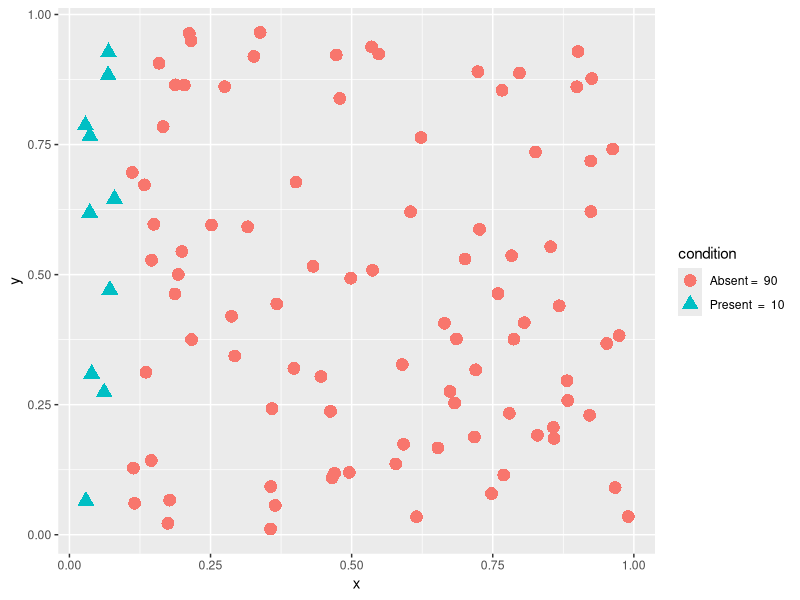

Source code (R): (Note: this script raises an error after producing the figure.)
library(ggplot2)
library(dplyr)
library(magrittr)

  
  sorted <- TRUE  
  n <- 100
  sensitivity <- .9
  specificity <- .8
  Dpos <- 10
  Dneg <- n - Dpos 

  Tp <- round(sensitivity * Dpos)  
  Tn <- round(specificity * Dneg)
  
  Fn <- round((1 - sensitivity) * Dpos)
  Fp <- round((1 - specificity) * Dneg)
  
  testNeg <- Fn + Tn
  testPos <- Tp + Fp

  
  marginInsidePlot <- 0.01
  

#  dx2x2df <- reactive({data.frame(Dpos = Dpos, Dneg = Dneg(), Tp = Tp(), Fp = Fp(), Fn = Fn(), Tn = Tn(), Tpos = Tp() + Fp(), Tneg = Fn() + Tn(), row.names = "")})

  
  cmX <- c(
    (0.5 * Dpos/n),                # x for Tp
    (Dpos/n + 0.5*Dneg/n),         # x for Fp
    (0.5 * Dpos/n),                # x for Fn
    (Dpos/n + 0.5*Dneg/n)          # x for Tn
  )
  cmY <- c(
    (Fn + 0.5 * Tp/n),         # y for Tp
    (Tn + 0.5 * Fp)/n,         # y for Fp
    (0.5*Fn/n),                # y for Fn
    (0.5*Tn)/n                 # y for Tn
  )
  cmLabels <- c(
    paste("Tp = ", Tp),
    paste("Fp = ", Fp),
    paste("Fn = ", Fn),
    paste("Tn = ", Tn)
  )
  contingencyMatrix <- data.frame(cmX, cmY, cmLabels)
  contingencyMatrix
  
  
    if (sorted){
      x = c(
        runif(Tp, min = marginInsidePlot, max = Dpos/n) - marginInsidePlot,
        runif(Fn, min = marginInsidePlot, max = Dpos/n) - marginInsidePlot,
        runif(Fp, min = Dpos/n + marginInsidePlot, max = 1 - marginInsidePlot),
        runif(Tn, min = Dpos/n + marginInsidePlot, max = 1 - marginInsidePlot)
      )
      y = c(
        runif(Tp, min = Fn/(Tp + Fn) + marginInsidePlot, max = 1 - marginInsidePlot),
        runif(Fn, min = marginInsidePlot, max =  Fn/(Tp + Fn) - marginInsidePlot),
        runif(Fp, min = Tn/(Fp + Tn) + marginInsidePlot, max = 1 - marginInsidePlot),
        runif(Tn, min = marginInsidePlot, max = Tn/(Fp + Tn) - marginInsidePlot)
      )
      
    } else {
      x = c(runif(n, min = marginInsidePlot, max = 1 - marginInsidePlot))
      y = c(runif(n, min = marginInsidePlot, max = 1 - marginInsidePlot))
    }
    
  populationdf <-
      data.frame(
        ID = 1:n,
        condition = c(
          rep(paste("Present  = ", Dpos), times = Dpos),
          rep(paste("Absent = ", Dneg), times = Dneg)
        ),
        
        testResult = c(
          rep(paste("TestPos = ", Tp + Fp), times = Tp + Fp),
          rep(paste("TestNeg = ", Fn + Tn), times = Fn + Tn) 
        ),
        
        result = c(
          rep(paste("TruePos = ", Tp), times = Tp),
          rep(paste("FalseNeg = ", Fn), times = Fn), 
          rep(paste("FalsePos = ", Fp), times = Fp), 
          rep(paste("TrueNeg = ", Tn), times = Tn)
        ),
        x, 
        y
      )


  p1 <- ggplot(populationdf, aes(x=x, y=y, color=condition, shape = condition)) + geom_point(size = 4) 
      + scale_color_manual(values=c("#999999", "#E69F00")) 
    if (sorted) {
      p1 <- ggplot(populationdf, aes(x=x, y=y, color=condition, shape = condition)) 
        + geom_point(size = 4) 
        + scale_color_manual(values=c("#999999", "#E69F00"))  
    #    + geom_segment(aes(x = vx, y = vy, xend = vxend, yend = vyend, colour = NULL, shape = NULL), data = vdf()) 
    }
    
    p1 <- p1 
        + theme(
        axis.text.x = element_blank(),
        axis.text.y = element_blank(),
        axis.ticks = element_blank()
        ) 
      + labs(x = "", y = "") 
    + ggtitle("Population of people with and without a condition")
    p1
    
    p2 <- ggplot(populationdf, aes(x=x, y=y, color=condition, shape = result)) 
    + geom_point(size = 4)
    if (sorted) {
      #   p2 <- p2 + geom_line(data = vdf(),aes(x = vx, y = vy), color = "red" , size = 0.8) # + 
      #  geom_line(aes(x = h2$hx, y = h2$hy), color = "red" , size = 0.8)
      
      # p2 <- p2 
      #   + geom_segment(aes(x = vx, y = vy, xend = vxend, yend = vyend, colour = NULL, shape = NULL), data = vdf()) 
      #   + geom_segment(aes(x = hx1, y = hy1, xend = hx2, yend = hy2, colour = NULL, shape = NULL), 
      #                data = hdf1) 
      #   + geom_segment(aes(x = hx3, y = hy3, xend = hx4, yend = hy4, colour = NULL, shape = NULL), data = hdf2) 
      #              +
      geom_text(data = contingencyMatrix, mapping = aes(x=cmX, y=cmY, label = cmLabels))
    }
    p2 <- p2 
#      + scale_color_manual(values=c("red", "blue", "green", "black")) 
    + theme(
        axis.text.x = element_blank(),
        axis.text.y = element_blank(),
        axis.ticks = element_blank()
      ) 
    + labs(x = "", y = "") +
      ggtitle("Population of people with test results: true and false positive; false and true negative")
    p2
    

  
